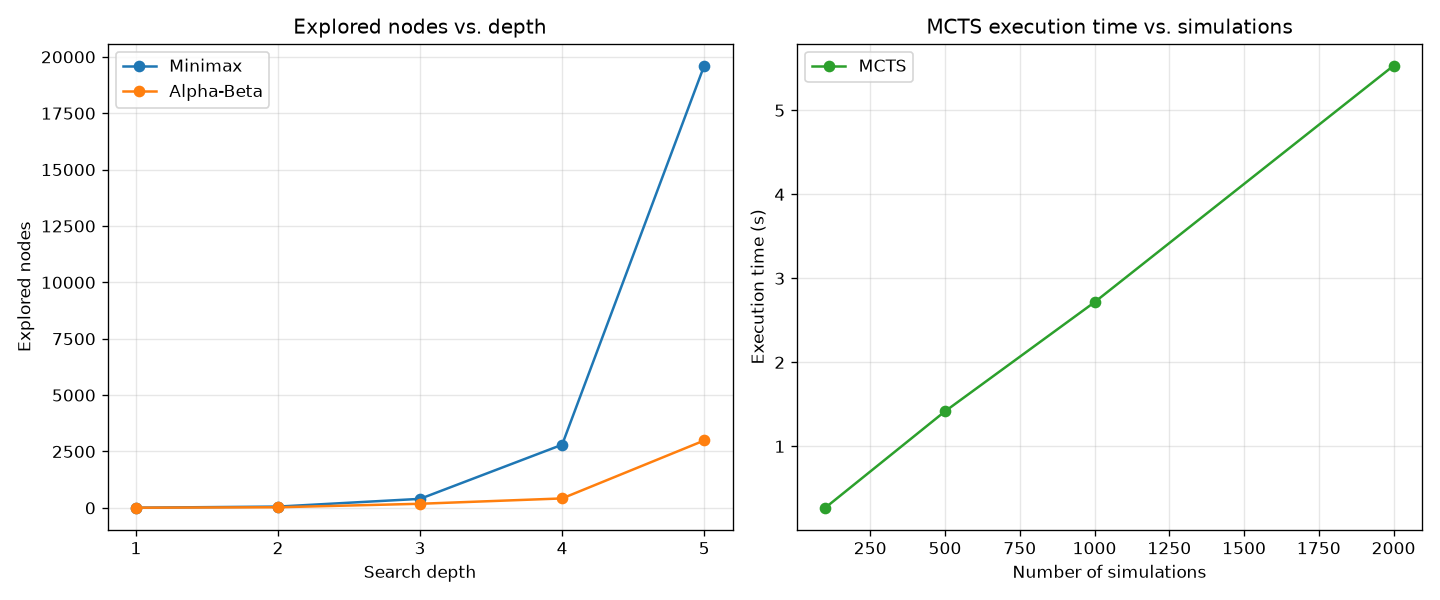

Reproduce this figure in Python.
import matplotlib.pyplot as plt

from algorithms import alphabeta, mcts, minimax
from game import create_board

DEPTHS = [1, 2, 3, 4, 5]
SIMULATIONS = [100, 500, 1000, 2000]
SEED = 42


# q1
def benchmark(board, algorithm, **kwargs):
    result = algorithm(board, **kwargs)
    return {
        "algorithm": algorithm.__name__,
        "config": ", ".join(f"{key}={value}" for key, value in kwargs.items()),
        "move": result["move"],
        "score": result["score"],
        "nodes": result["nodes_explored"],
        "time": result["time"],
    }


# q2/q3/q4
def print_table(results):
    header = f"{'Algorithm':<10} {'Configuration':<32} {'Move':>4} {'Score':>10} {'Nodes':>8} {'Time (s)':>10}"
    print(header)
    print("-" * len(header))
    for r in results:
        print(f"{r['algorithm']:<10} {r['config']:<32} {r['move']:>4} {r['score']:>10} "
              f"{r['nodes']:>8} {r['time']:>10.4f}")


# q2/q4
def compare_minimax_alphabeta(board, display=True):
    results = []
    for depth in DEPTHS:
        mm = benchmark(board, minimax, depth=depth)
        ab = benchmark(board, alphabeta, depth=depth)
        results += [mm, ab]
        if display:
            same_value = mm["score"] == ab["score"]
            fewer_nodes = ab["nodes"] <= mm["nodes"]
            status = "OK" if same_value and fewer_nodes else "FAIL"
            print(f"depth={depth}: same value={same_value}, "
                  f"alphabeta nodes <= minimax nodes={fewer_nodes} -> {status}")
    if display:
        print()
        print_table(results)
    return results


# q3/q4
def compare_mcts(board, display=True):
    results = [benchmark(board, mcts, num_simulations=n, seed=SEED) for n in SIMULATIONS]
    if display:
        print_table(results)
    return results


# q4
def run_all_experiments(board):
    results = compare_minimax_alphabeta(board, display=False) + compare_mcts(board, display=False)
    print_table(results)
    return results


# q5
def plot_results(results, filename="benchmark.png"):
    fig, (ax_nodes, ax_time) = plt.subplots(1, 2, figsize=(12, 5))

    for name, label in (("minimax", "Minimax"), ("alphabeta", "Alpha-Beta")):
        nodes = [r["nodes"] for r in results if r["algorithm"] == name]
        ax_nodes.plot(DEPTHS, nodes, marker="o", label=label)
    ax_nodes.set_xticks(DEPTHS)
    ax_nodes.set_xlabel("Search depth")
    ax_nodes.set_ylabel("Explored nodes")
    ax_nodes.set_title("Explored nodes vs. depth")
    ax_nodes.legend()
    ax_nodes.grid(True, alpha=0.3)

    times = [r["time"] for r in results if r["algorithm"] == "mcts"]
    ax_time.plot(SIMULATIONS, times, marker="o", color="tab:green", label="MCTS")
    ax_time.set_xlabel("Number of simulations")
    ax_time.set_ylabel("Execution time (s)")
    ax_time.set_title("MCTS execution time vs. simulations")
    ax_time.legend()
    ax_time.grid(True, alpha=0.3)

    fig.tight_layout()
    fig.savefig(filename, dpi=120)
    plt.show()


if __name__ == "__main__":
    board = create_board()

    print("=== Q2: Minimax vs Alpha-Beta ===")
    compare_minimax_alphabeta(board)

    print("\n=== Q3: MCTS ===")
    compare_mcts(board)

    print("\n=== Q4: All experiments ===")
    results = run_all_experiments(board)

    plot_results(results)
